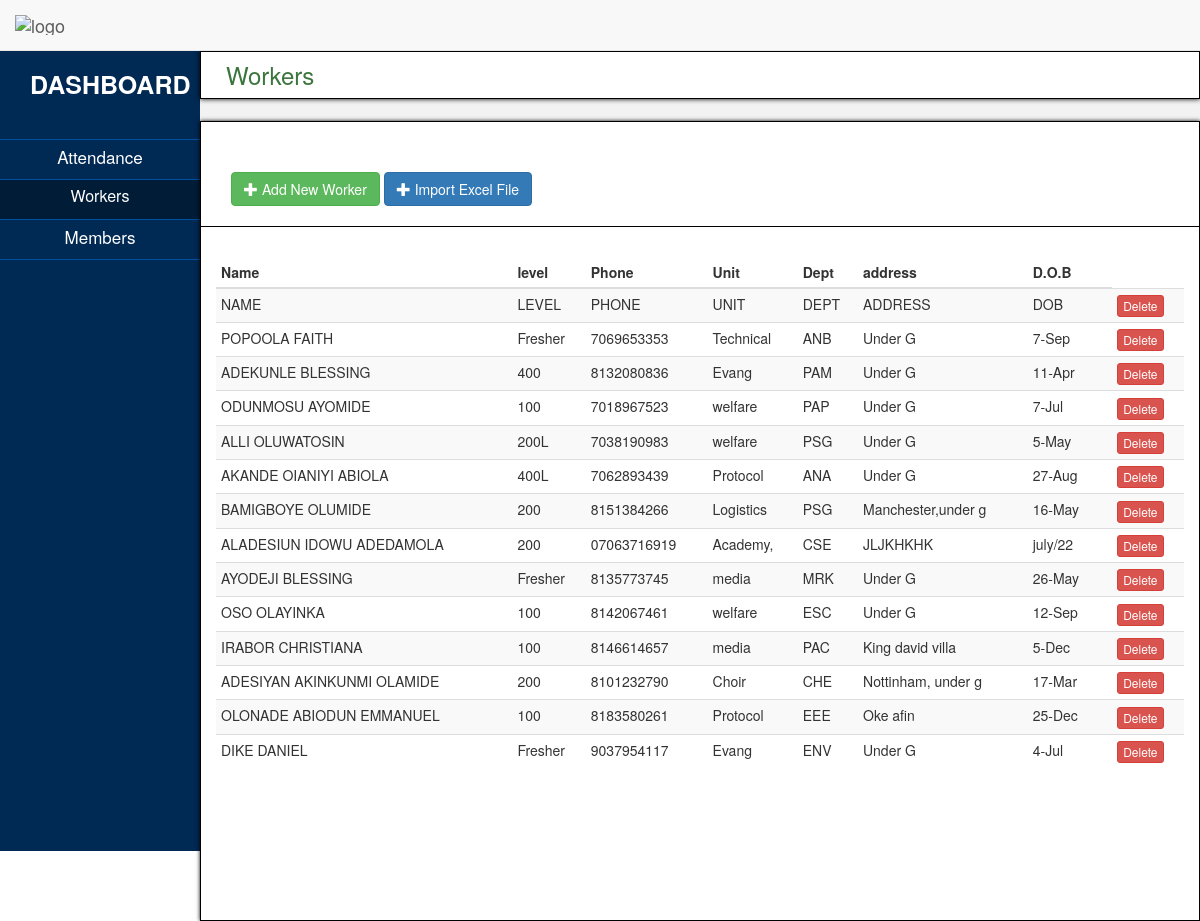
Screenshot of /administrator/workers.php with the database file from the repository.
### tables this page shows
CREATE TABLE `workers` (
  `id` int(100) NOT NULL,
  `name` varchar(100) NOT NULL,
  `level` varchar(100) NOT NULL,
  `phone` varchar(100) NOT NULL,
  `unit` varchar(100) NOT NULL,
  `dept` varchar(100) NOT NULL,
  `dob` varchar(10) NOT NULL,
  `address` varchar(200) DEFAULT NULL
);

### administrator/workers.php (the view, shortened to what this page needs)
<?php
	require_once('mysqli.php');
?>
<?php
	$workers_result=mysqli_query($connection,"SELECT *FROM workers");
?>
<!DOCTYPE html>
<html>
<head>
	<link href="css/bootstrap.min.css" rel="stylesheet">
	<link href="css/attendance.css" rel="stylesheet">
	<link  rel="stylesheet" href="chosen_v1.4.0/chosen.min.css">
</head>
<body class='container-fluid' >
	<nav class='navbar navbar-default navbar-fixed-top'>
		<div class='navbar-heading'>
			<div class='navbar-title'>
				<a href='' class='navbar-brand' ><img src='' alt='logo' class='img-responsive'/> </a>
			</div>
		</div>
	</nav>
	<div class='row overall-content'>
		<div class='display-table col-lg-12 col-xs-12 '>
			<div class='display-row col-lg-12 col-xs-12 '>
				<div class='sidebar display-cell col-lg-2 col-xs-2 '>
					<h4 class='col-lg-12'>DASHBOARD</h4>
					<ul class='col-lg-12 col-xs-12'>
						<li><a href='index.php' class='col-lg-12 col-xs-12 '>Attendance</a></li>
						<li><a href='workers.php' class='col-lg-12 col-xs-12 active'>Workers</a></li>
						<li><a href='members.php' class='col-lg-12 col-xs-12 '>Members</a></li>
					</ul>
				</div>
				<div class='display-cell col-lg-10 col-xs-10 '>
					<div class='col-lg-12 col-xs-12 body'>
						<div class='body-header col-lg-12'>
							<h4 class='text-success'> Workers</h4>
						</div>
						<div class='body-content'>
							<div class='col-lg-12' id='add_form'>
								<div class='col-lg-12'>
									<button type='button' class='btn btn-success' data-toggle='collapse' data-target='#add_wk' >
									<span class='glyphicon glyphicon-plus'></span> Add New Worker</button>
									<button type='button' class='btn btn-primary' data-toggle='collapse' data-target='#add_wk_excel' >
									<span class='glyphicon glyphicon-plus'></span> Import Excel File</button>
								</div>
							</div>
							<div class='table-responsive col-lg-12' id='wk_table'>
								<table class='table table-striped table-condensed'>
									<thead>
										<tr>
											<th>Name</th>
											<th>level</th>
											<th>Phone</th>
											<th>Unit</th>
											<th>Dept</th>
											<th>address</th>
											<th>D.O.B</th>
											<th></th>
										</tr>
									</thead>
									<tbody>
										<?php
									while($worker=mysqli_fetch_array($workers_result))
									{ ?> <tr>
											<td><?php echo $worker['name']; ?></td>
											<td><?php echo $worker['level']; ?></td>
											<td><?php echo $worker['phone']; ?></td>
											<td><?php echo $worker['unit']; ?></td>
											<td><?php echo $worker['dept']; ?></td>
											<td><?php echo $worker['address']; ?></td>
											<td><?php echo $worker['dob']; ?></td>
											<td></td>
											<td>
												<div class='btn-group btn-group-xs'>
													<button class='btn btn-danger delete' id="<?php echo $worker['id'];?>">Delete</button>
												</div>
											</td>
										</tr>
									<?php } ?>
									</tbody>
								</table>
							</div>
						</div>
					</div>
				</div>
			</div>
		</div>
	</div>
</body>
</html>

### administrator/css/attendance.css (style rules this page uses)
body , html { height:100%; padding:0px; margin:0px; }
.container-fluid { padding:0px; margin:0px; }
.overall-content { height:100%; padding:0px; margin:0px; margin-top:51px; }
.display-table { padding:0px; margin:0px; display:table; height:100%; }
.display-row { padding:0px; margin:0px; order:1px solid red; display:table-row; height:100%; }
.display-cell { order:1px solid black; display:table-cell; height:100%; padding:0px; }
.sidebar { background:rgb(0,41,83); color:white; padding:0px; padding-top:10px; }
.sidebar h4 { padding-left:30px; font-size:25px; font-weight:bold; }
.sidebar ul { margin-top:30px; border-top:1px solid rgb(0,80,159); padding:0px; }
.sidebar ul li { order:1px solid red; padding:0px; margin:0px; list-style-type:none; }
.sidebar ul li a { border-bottom:1px solid rgb(0,80,159); text-decoration:none; color:white; margin:0px; height:40px; text-align:center; font-size:17px; padding-top:5px; }
.sidebar ul li a.active { background:rgb(0,28,55); font-size:16px; }
.body { height:100%; background:#f2f2f3; padding:0px; }
.body-header { border:1px solid black; background:white; box-shadow:0px 0px 5px black; }
.body-header h4 { padding-left:10px; font-size:24px; }
.body-content { padding-top:50px; border:1px solid black; margin-top:70px; background-color:white; height:100%; box-shadow:0px 0px 4px black; }
#wk_table { margin-top:30px; }
#add_form { border-bottom:1px solid black; padding-bottom:20px; }

### rows the page displays
workers: name "NAME", level "LEVEL", phone "PHONE", unit "UNIT", dept "DEPT", address "ADDRESS", dob "DOB"
workers: name "POPOOLA FAITH", level "Fresher", phone "7069653353", unit "Technical", dept "ANB", address "Under G", dob "7-Sep"
workers: name "ADEKUNLE BLESSING", level "400", phone "8132080836", unit "Evang", dept "PAM", address "Under G", dob "11-Apr"
workers: name "ODUNMOSU AYOMIDE", level "100", phone "7018967523", unit "welfare", dept "PAP", address "Under G", dob "7-Jul"
workers: name "ALLI OLUWATOSIN", level "200L", phone "7038190983", unit "welfare", dept "PSG", address "Under G", dob "5-May"
workers: name "AKANDE OIANIYI ABIOLA", level "400L", phone "7062893439", unit "Protocol", dept "ANA", address "Under G", dob "27-Aug"
workers: name "BAMIGBOYE OLUMIDE", level "200", phone "8151384266", unit "Logistics", dept "PSG", address "Manchester,under g", dob "16-May"
workers: name "ALADESIUN IDOWU ADEDAMOLA", level "200", phone "07063716919", unit "Academy,", dept "CSE", address "JLJKHKHK", dob "july/22"
workers: name "AYODEJI BLESSING", level "Fresher", phone "8135773745", unit "media", dept "MRK", address "Under G", dob "26-May"
workers: name "OSO OLAYINKA", level "100", phone "8142067461", unit "welfare", dept "ESC", address "Under G", dob "12-Sep"
workers: name "IRABOR CHRISTIANA", level "100", phone "8146614657", unit "media", dept "PAC", address "King david villa", dob "5-Dec"
workers: name "ADESIYAN AKINKUNMI OLAMIDE", level "200", phone "8101232790", unit "Choir", dept "CHE", address "Nottinham, under g", dob "17-Mar"
workers: name "OLONADE ABIODUN EMMANUEL", level "100", phone "8183580261", unit "Protocol", dept "EEE", address "Oke afin", dob "25-Dec"
workers: name "DIKE DANIEL", level "Fresher", phone "9037954117", unit "Evang", dept "ENV", address "Under G", dob "4-Jul"
